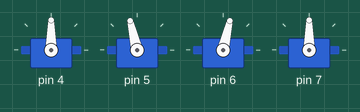
This sketch was run on a simulated Arduino Uno, built with avr-gcc and run on an emulated ATmega328P. Shown: 4 × servo.

Above: at 0.15 s.
At 4.08 s:
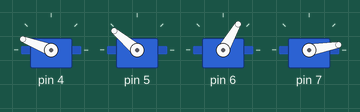
At 8.17 s:
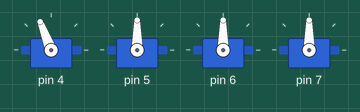
At 16.09 s:
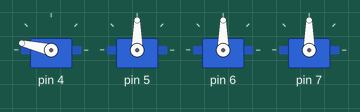
At 24.76 s:
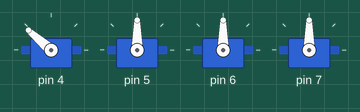
At 32.4 s:
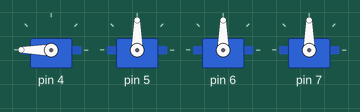
Timing chart, 0 to 40.0 s (numbered marks = the images above):
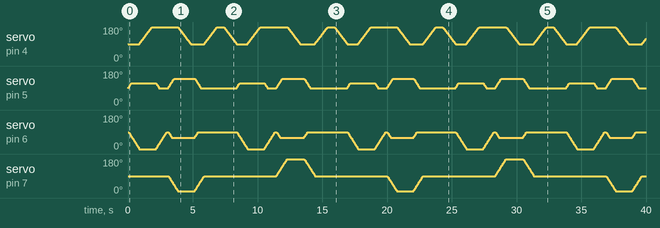

Measured:
- by itself, servo on pin 4: moves between 90° and 180°, repeating every 16.9 s

The sketch:

T3000A_AI_controller_auto1.ino
```cpp
/*
핀맵
hc-06의 Rx -> 아두이노의 1번
hc-06의 Tx -> 아두이노의 0번

조립 후 모터 90도 정렬기준
4,5,6,7번을 맨 위 모터부터 연결한다.

모터 관련 배열도 맨 위부터 첫 번째 값이다

문자 들어오는 형식

조이스틱 모드 : (번호)(부호)(상태)
예시
0번 모터가 증가일 때 -> 0+1
3번 모터가 감소일 때 -> 3-1
1번 모터가 멈춤일 때 -> 1+0

인공지능 모드 : (라벨)

각도 설정 : (라벨):(1번각도),(2번각도),(3번각도)

속도 설정 : ;(속도)

모든 수신문자는 구분자 #가 끝에 붙어 들어옴
*/

#include <Servo.h>

// 받은 문자
String received;

// 모터 객체 배열
Servo motor[4];

// 모터 각도 배열
int motor_angle[4] = {93, 90, 90, 90};

// 모터 상태 배열
int motor_state[4] = {0, 0, 0, 0};

// 모터 작동 한계
int limit[4][2] = {
  {90, 180},
  {0, 180},
  {0, 180},
  {0, 180}
};

// 모터 작동 속도
int speed = 9;

// 색 인식 시 위치 값
int ini_pos[3] = {90, 90, 90};
int ball_pos[3] = {115, 0, 90};
int whi_pos[3] = {140, 60, 10};
int org_pos[3] = {140, 60, 180};

// 모터 각도와 색 인식 위치 배열이 일치하는가
bool isarrsame(int arr[]) {
  for (int i = 0; i < 3; i++) {
    if (motor_angle[i + 1] != arr[i]) {
      return false;
    }
  }
  return true;
}

// 모터 각도 값을 실행
void motor_write() {
  for (int i = 0; i < 4; i++) {
    motor[i].write(motor_angle[i]);
  }
}

// 좌표로 이동
void pos_move(int end_pos[]) {
  while (!isarrsame(end_pos)) {
    for (int i = 0; i < 3; i++) {
      if (motor_angle[i + 1] < end_pos[i]) {
        motor_angle[i + 1] += 1;
      } else if (motor_angle[i + 1] > end_pos[i]) {
        motor_angle[i + 1] -= 1;
      }
    }
    motor_write();
    delay(speed);
  }
}

// 집게발 조작 함수 -1 : 벌리기, 1 : 집기
void crab(int n) {
  while (motor[0].read() != (n == 1 ? limit[0][1] : limit[0][0])) {
    motor_angle[0] += n;
    motor[0].write(motor_angle[0]);
    delay((int)(speed * 1.3));
  }
}

// 색깔 이동
void color_move(String color) {
  if (color == "None") {
    return;
  }
  crab(-1);
  pos_move(ini_pos);
  pos_move(ball_pos);
  crab(1);
  delay(300);
  pos_move(ini_pos);
  delay(100);
  int* arr = color == "White" ? whi_pos : org_pos;
  pos_move(arr);
  crab(-1);
  delay(300);
  pos_move(ini_pos);
  crab(1);
}

// 조이스틱 모드
void joystick(String str) {
  if (str != "") {
    motor_state[str.substring(0, 1).toInt()] = str.substring(1).toInt();
  }
  for (int i = 0; i < 4; i++) {
    motor_angle[i] = val(i, motor_angle[i] + motor_state[i]);
  }
  motor_write();
  delay(speed);
}

// 작동 한계 내의 값을 반환하는 함수
int val(int m, int ang) {
  if (ang < limit[m][0]) {
    return limit[m][0];
  } else if (ang > limit[m][1]) {
    return limit[m][1];
  } else {
    return ang;
  }
}

void send_angle() {
  String temp = "";
  for (int i = 0; i < 4; i++) {
    temp += (String(motor_angle[i]) + ",");
  }
  temp = temp.substring(0, temp.length() - 1);
  Serial.print(temp);
}

void set_speed(String received) {
  String temp = received.substring(1);
  speed = temp.toInt();
  Serial.print("speed saved");
}

void angle_set(String received) {
  String name = received.substring(0, received.indexOf(":"));
  int comma1 = received.indexOf(",");
  int comma2 = received.indexOf(",", comma1 + 1);
  String temp_m2 = received.substring(received.indexOf(":") + 1, comma1);
  String temp_m3 = received.substring(comma1 + 1, comma2);
  String temp_m4 = received.substring(comma2 + 1);

  int* temp_p = NULL;
  if (name == "Ball") {
    temp_p = ball_pos;
  } else if (name == "White") {
    temp_p = whi_pos;
  } else if (name == "Orange") {
    temp_p = org_pos;
  }

  temp_p[0] = temp_m2.toInt();
  temp_p[1] = temp_m3.toInt();
  temp_p[2] = temp_m4.toInt();

  Serial.print(name + "angle saved");
}

void setup() {
  Serial.begin(9600);
  for (int i = 0; i < 4; i++) {
    motor[i].attach(i + 4);
    motor[i].write(motor_angle[i]);
  }
}

void receive() {
  if (Serial.available() > 0) {
    String result;
    char temp;
    do {
      temp = Serial.read();
      delay(10);
      result += String(temp);
    } while (temp != '#');
    result = result.substring(0, result.length() - 1);
    received = result;
  }
}

void loop() {
  color_move("White");
  delay(500);

  color_move("Orange");
  delay(500);
}
```
